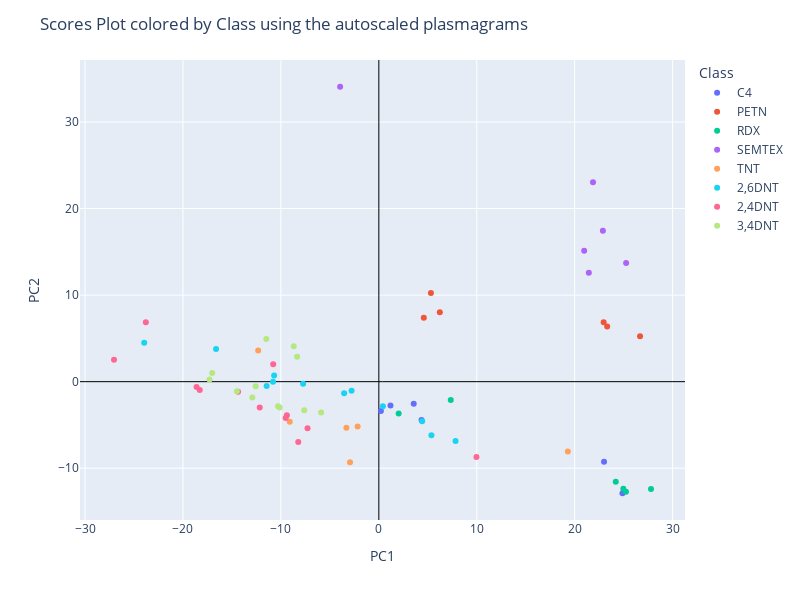

Source (notebook cell):
### Code cell
import plotly.express as px

# View the scores plot using plotly library
fig = px.scatter(scores, x="PC1", y="PC2", color="Class", hover_data=['Class'], hover_name=scores.index)
fig.update_xaxes(zeroline=True, zerolinewidth=1, zerolinecolor='Black')
fig.update_yaxes(zeroline=True, zerolinewidth=1, zerolinecolor='Black')
fig.update_layout(
    height=600,
    width=800,
    title_text='Scores Plot colored by Class using the autoscaled plasmagrams')
fig.show()

### Figure 1 — Plotly figure (JSON) as saved in the notebook; plotly's stock layout.template omitted (floating-point values rounded to 4 significant figures)
{"data": [{"customdata": [["C4"], ["C4"], ["C4"], ["C4"], ["C4"], ["C4"]], "hovertemplate": "<b>%{hovertext}</b><br><br>Class=%{customdata[0]}<br>PC1=%{x}<br>PC2=%{y}<extra></extra>", "hovertext": ["C4_7", "C4_8", "C4_9", "C4_10", "C4_11", "C4_12"], "legendgroup": "C4", "marker": {"color": "#636efa", "symbol": "circle"}, "mode": "markers", "name": "C4", "orientation": "v", "showlegend": true, "type": "scatter", "x": [24.88, 3.563, 23.0, 0.2111, 1.189, 4.36], "xaxis": "x", "y": [-12.89, -2.537, -9.241, -3.378, -2.755, -4.43], "yaxis": "y"}, {"customdata": [["PETN"], ["PETN"], ["PETN"], ["PETN"], ["PETN"], ["PETN"]], "hovertemplate": "<b>%{hovertext}</b><br><br>Class=%{customdata[0]}<br>PC1=%{x}<br>PC2=%{y}<extra></extra>", "hovertext": ["PETN_10", "PETN_11", "PETN_12", "PETN_13", "PETN_14", "PETN_15"], "legendgroup": "PETN", "marker": {"color": "#EF553B", "symbol": "circle"}, "mode": "markers", "name": "PETN", "orientation": "v", "showlegend": true, "type": "scatter", "x": [22.96, 23.32, 4.591, 26.67, 6.229, 5.318], "xaxis": "x", "y": [6.852, 6.368, 7.388, 5.26, 8.022, 10.25], "yaxis": "y"}, {"customdata": [["RDX"], ["RDX"], ["RDX"], ["RDX"], ["RDX"], ["RDX"]], "hovertemplate": "<b>%{hovertext}</b><br><br>Class=%{customdata[0]}<br>PC1=%{x}<br>PC2=%{y}<extra></extra>", "hovertext": ["RDX_9", "RDX_10", "RDX_11", "RDX_12", "RDX_13", "RDX_14"], "legendgroup": "RDX", "marker": {"color": "#00cc96", "symbol": "circle"}, "mode": "markers", "name": "RDX", "orientation": "v", "showlegend": true, "type": "scatter", "x": [7.347, 2.026, 25.24, 24.19, 24.97, 27.79], "xaxis": "x", "y": [-2.104, -3.679, -12.71, -11.58, -12.37, -12.4], "yaxis": "y"}, {"customdata": [["SEMTEX"], ["SEMTEX"], ["SEMTEX"], ["SEMTEX"], ["SEMTEX"], ["SEMTEX"]], "hovertemplate": "<b>%{hovertext}</b><br><br>Class=%{customdata[0]}<br>PC1=%{x}<br>PC2=%{y}<extra></extra>", "hovertext": ["SEMTEX_10", "SEMTEX_11", "SEMTEX_12", "SEMTEX_13", "SEMTEX_14", "SEMTEX_15"], "legendgroup": "SEMTEX", "marker": {"color": "#ab63fa", "symbol": "circle"}, "mode": "markers", "name": "SEMTEX", "orientation": "v", "showlegend": true, "type": "scatter", "x": [21.45, 20.97, 22.88, 25.25, 21.87, -3.951], "xaxis": "x", "y": [12.6, 15.13, 17.43, 13.72, 23.03, 34.07], "yaxis": "y"}, {"customdata": [["TNT"], ["TNT"], ["TNT"], ["TNT"], ["TNT"], ["TNT"]], "hovertemplate": "<b>%{hovertext}</b><br><br>Class=%{customdata[0]}<br>PC1=%{x}<br>PC2=%{y}<extra></extra>", "hovertext": ["TNT_8", "TNT_9", "TNT_10", "TNT_11", "TNT_12", "TNT_13"], "legendgroup": "TNT", "marker": {"color": "#FFA15A", "symbol": "circle"}, "mode": "markers", "name": "TNT", "orientation": "v", "showlegend": true, "type": "scatter", "x": [-2.941, -2.165, -3.311, 19.3, -12.32, -9.099], "xaxis": "x", "y": [-9.322, -5.183, -5.334, -8.06, 3.598, -4.629], "yaxis": "y"}, {"customdata": [["2,6DNT"], ["2,6DNT"], ["2,6DNT"], ["2,6DNT"], ["2,6DNT"], ["2,6DNT"], ["2,6DNT"], ["2,6DNT"], ["2,6DNT"], ["2,6DNT"], ["2,6DNT"], ["2,6DNT"]], "hovertemplate": "<b>%{hovertext}</b><br><br>Class=%{customdata[0]}<br>PC1=%{x}<br>PC2=%{y}<extra></extra>", "hovertext": ["2,6DNT_1", "2,6DNT_2", "2,6DNT_3", "2,6DNT_4", "2,6DNT_5", "2,6DNT_6", "2,6DNT_7", "2,6DNT_8", "2,6DNT_9", "2,6DNT_10", "2,6DNT_11", "2,6DNT_12"], "legendgroup": "2,6DNT", "marker": {"color": "#19d3f3", "symbol": "circle"}, "mode": "markers", "name": "2,6DNT", "orientation": "v", "showlegend": true, "type": "scatter", "x": [5.369, -10.81, -3.542, -10.69, 4.424, -16.62, -7.733, 7.833, -2.781, 0.4152, -11.46, -23.96], "xaxis": "x", "y": [-6.195, -0.01011, -1.331, 0.7056, -4.581, 3.77, -0.2437, -6.867, -1.051, -2.842, -0.5113, 4.496], "yaxis": "y"}, {"customdata": [["2,4DNT"], ["2,4DNT"], ["2,4DNT"], ["2,4DNT"], ["2,4DNT"], ["2,4DNT"], ["2,4DNT"], ["2,4DNT"], ["2,4DNT"], ["2,4DNT"], ["2,4DNT"], ["2,4DNT"]], "hovertemplate": "<b>%{hovertext}</b><br><br>Class=%{customdata[0]}<br>PC1=%{x}<br>PC2=%{y}<extra></extra>", "hovertext": ["2,4DNT_1", "2,4DNT_2", "2,4DNT_3", "2,4DNT_4", "2,4DNT_5", "2,4DNT_6", "2,4DNT_7", "2,4DNT_8", "2,4DNT_9", "2,4DNT_10", "2,4DNT_11", "2,4DNT_12"], "legendgroup": "2,4DNT", "marker": {"color": "#FF6692", "symbol": "circle"}, "mode": "markers", "name": "2,4DNT", "orientation": "v", "showlegend": true, "type": "scatter", "x": [-18.61, -9.388, -9.513, -14.37, -12.16, -10.79, -7.28, -8.225, 9.969, -18.29, -27.04, -23.79], "xaxis": "x", "y": [-0.6245, -3.889, -4.211, -1.153, -2.981, 2.02, -5.379, -6.975, -8.712, -0.9504, 2.543, 6.859], "yaxis": "y"}, {"customdata": [["3,4DNT"], ["3,4DNT"], ["3,4DNT"], ["3,4DNT"], ["3,4DNT"], ["3,4DNT"], ["3,4DNT"], ["3,4DNT"], ["3,4DNT"], ["3,4DNT"], ["3,4DNT"], ["3,4DNT"]], "hovertemplate": "<b>%{hovertext}</b><br><br>Class=%{customdata[0]}<br>PC1=%{x}<br>PC2=%{y}<extra></extra>", "hovertext": ["3,4DNT_1", "3,4DNT_2", "3,4DNT_3", "3,4DNT_4", "3,4DNT_5", "3,4DNT_6", "3,4DNT_7", "3,4DNT_8", "3,4DNT_9", "3,4DNT_10", "3,4DNT_11", "3,4DNT_12"], "legendgroup": "3,4DNT", "marker": {"color": "#B6E880", "symbol": "circle"}, "mode": "markers", "name": "3,4DNT", "orientation": "v", "showlegend": true, "type": "scatter", "x": [-11.5, -17.02, -8.344, -8.69, -17.29, -10.29, -10.12, -5.891, -7.616, -14.49, -12.92, -12.58], "xaxis": "x", "y": [4.917, 0.9973, 2.89, 4.092, 0.2447, -2.837, -2.987, -3.565, -3.289, -1.118, -1.816, -0.5387], "yaxis": "y"}], "layout": {"height": 600, "legend": {"title": {"text": "Class"}, "tracegroupgap": 0}, "margin": {"t": 60}, "title": {"text": "Scores Plot colored by Class using the autoscaled plasmagrams"}, "width": 800, "xaxis": {"anchor": "y", "domain": [0, 1], "title": {"text": "PC1"}, "zeroline": true, "zerolinecolor": "Black", "zerolinewidth": 1}, "yaxis": {"anchor": "x", "domain": [0, 1], "title": {"text": "PC2"}, "zeroline": true, "zerolinecolor": "Black", "zerolinewidth": 1}}}
